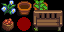

Tiled map render using the project's own tile images. Description and the whole map definition, tile-layer contents included, below:
An orthogonal 4x2 tile map with 16x16 px tiles, 5 tile layers (Back, Buildings, Paths, Front, ...), 10 tilesets.

<map version="1.10" tiledversion="1.11.2" orientation="orthogonal" renderorder="left-down" width="4" height="2" tilewidth="16" tileheight="16" infinite="0" nextlayerid="11" nextobjectid="1">
 <tileset firstgid="1" name="spring_outdoorsTileSheet" tilewidth="16" tileheight="16" tilecount="1975" columns="25">
  <image source="spring_outdoorsTileSheet.png" width="400" height="1264" />
 </tileset>
 <tileset firstgid="1976" name="summer_outdoorsTileSheet" tilewidth="16" tileheight="16" tilecount="1975" columns="25">
  <image source="summer_outdoorsTileSheet.png" width="400" height="1264" />
 </tileset>
 <tileset firstgid="3951" name="fall_outdoorsTileSheet" tilewidth="16" tileheight="16" tilecount="1975" columns="25">
  <image source="fall_outdoorsTileSheet.png" width="400" height="1264" />
 </tileset>
 <tileset firstgid="5926" name="winter_outdoorsTileSheet" tilewidth="16" tileheight="16" tilecount="1975" columns="25">
  <image source="winter_outdoorsTileSheet.png" width="400" height="1264" />
 </tileset>
 <tileset firstgid="7901" name="paths" tilewidth="16" tileheight="16" tilecount="64" columns="4">
  <image source="paths.png" width="64" height="256" />
 </tileset>
 <tileset firstgid="7965" name="springobjects" tilewidth="16" tileheight="16" tilecount="936" columns="24">
  <image source="springobjects.png" width="384" height="624" />
 </tileset>
 <tileset firstgid="8901" name="spring_town" tilewidth="16" tileheight="16" tilecount="2304" columns="32">
  <image source="spring_town.png" width="512" height="1152" />
 </tileset>
 <tileset firstgid="11205" name="fall_town" tilewidth="16" tileheight="16" tilecount="2304" columns="32">
  <image source="fall_town.png" width="512" height="1152" />
 </tileset>
 <tileset firstgid="13509" name="winter_town" tilewidth="16" tileheight="16" tilecount="2304" columns="32">
  <image source="winter_town.png" width="512" height="1152" />
 </tileset>
 <tileset firstgid="15813" name="summer_town" tilewidth="16" tileheight="16" tilecount="2304" columns="32">
  <image source="summer_town.png" width="512" height="1152" />
 </tileset>
 <layer id="1" name="Back" width="4" height="2">
  <data encoding="csv">
0,0,0,0,
0,0,0,0
</data>
 </layer>
 <layer id="3" name="Buildings" width="4" height="2">
  <data encoding="csv">
308,1124,1099,0,
118,0,9223,9224
</data>
 </layer>
 <layer id="2" name="Paths" width="4" height="2">
  <data encoding="csv">
0,0,0,0,
0,7908,0,0
</data>
 </layer>
 <layer id="5" name="Front" width="4" height="2">
  <data encoding="csv">
0,0,9191,9192,
0,0,0,0
</data>
 </layer>
 <layer id="6" name="AlwaysFront" width="4" height="2">
  <data encoding="csv">
0,0,0,0,
0,0,0,0
</data>
 </layer>
 <objectgroup id="7" name="Back" />
 <objectgroup id="9" name="Buildings" />
 <objectgroup id="8" name="Paths" />
 <objectgroup id="10" name="Front" />
 <objectgroup id="4" name="AlwaysFront" />
</map>
